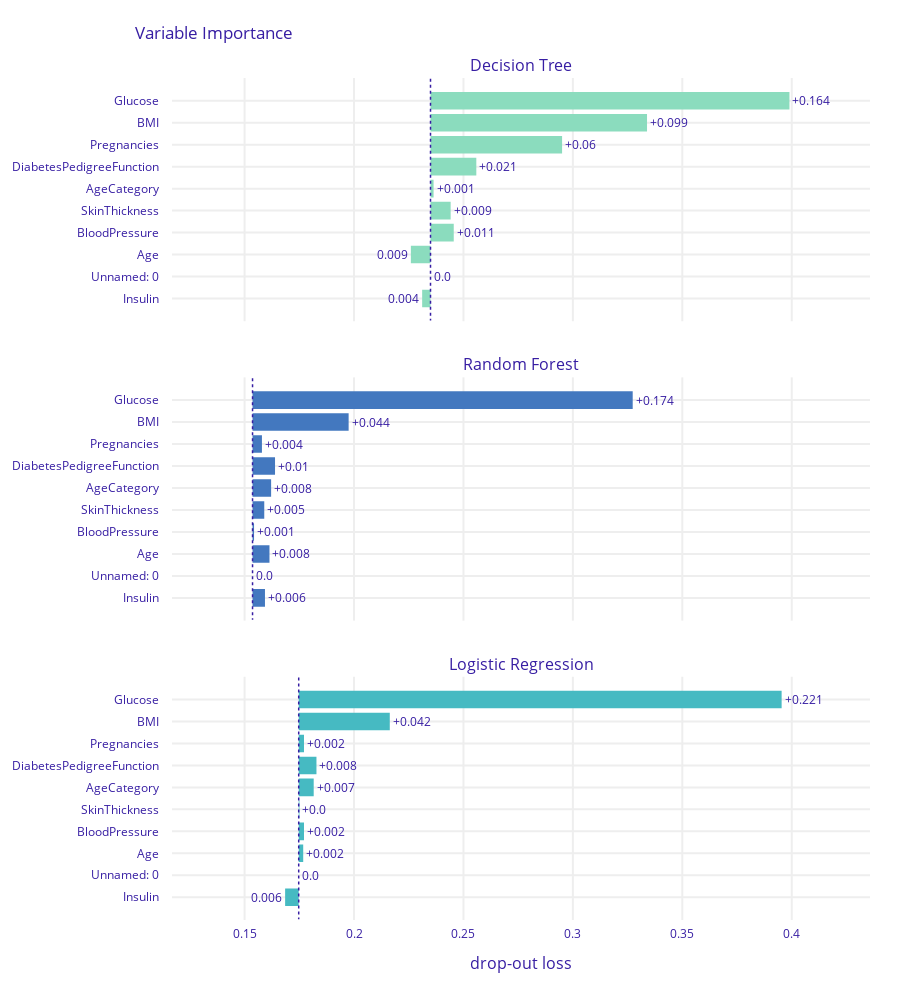

Notebook code cell kept with this figure:
### Markdown cell above
# Variable Importance

Measure the importance of each variable in the model using the variable importance function of the explainer

### Code cell
exp_tree.model_parts().plot(
    objects=[exp_forest.model_parts(), exp_logreg.model_parts()])

### Figure 1 — Plotly figure (JSON) as saved in the notebook; plotly's stock layout.template omitted (floating-point values rounded to 4 significant figures)
{"data": [{"base": 0.2349, "hoverinfo": "text", "hoverlabel": {"bgcolor": "rgba(0,0,0,0.8)"}, "hovertext": ["Model: Decision Tree loss after<br>variable: Glucose is permuted: 0.399<br>Drop-out loss change: +0.164", "Model: Decision Tree loss after<br>variable: BMI is permuted: 0.334<br>Drop-out loss change: +0.099", "Model: Decision Tree loss after<br>variable: Pregnancies is permuted: 0.295<br>Drop-out loss change: +0.06", "Model: Decision Tree loss after<br>variable: DiabetesPedigreeFunction is permuted: 0.256<br>Drop-out loss change: +0.021", "Model: Decision Tree loss after<br>variable: AgeCategory is permuted: 0.236<br>Drop-out loss change: +0.001", "Model: Decision Tree loss after<br>variable: SkinThickness is permuted: 0.244<br>Drop-out loss change: +0.009", "Model: Decision Tree loss after<br>variable: BloodPressure is permuted: 0.246<br>Drop-out loss change: +0.011", "Model: Decision Tree loss after<br>variable: Age is permuted: 0.226<br>Drop-out loss change: -0.009", "Model: Decision Tree loss after<br>variable: Unnamed: 0 is permuted: 0.235<br>Drop-out loss change: -0.0", "Model: Decision Tree loss after<br>variable: Insulin is permuted: 0.231<br>Drop-out loss change: -0.004"], "marker": {"color": "#8bdcbe"}, "orientation": "h", "showlegend": false, "text": ["+0.164", "+0.099", "+0.06", "+0.021", "+0.001", "+0.009", "+0.011", "0.009", "0.0", "0.004"], "textposition": "outside", "type": "bar", "x": [0.164, 0.09894, 0.06012, 0.02093, 0.001406, 0.009205, 0.01062, -0.008979, 0, -0.003814], "xaxis": "x", "y": ["Glucose", "BMI", "Pregnancies", "DiabetesPedigreeFunction", "AgeCategory", "SkinThickness", "BloodPressure", "Age", "Unnamed: 0", "Insulin"], "yaxis": "y"}, {"base": 0.1536, "hoverinfo": "text", "hoverlabel": {"bgcolor": "rgba(0,0,0,0.8)"}, "hovertext": ["Model: Random Forest loss after<br>variable: Glucose is permuted: 0.327<br>Drop-out loss change: +0.174", "Model: Random Forest loss after<br>variable: BMI is permuted: 0.198<br>Drop-out loss change: +0.044", "Model: Random Forest loss after<br>variable: Pregnancies is permuted: 0.158<br>Drop-out loss change: +0.004", "Model: Random Forest loss after<br>variable: DiabetesPedigreeFunction is permuted: 0.164<br>Drop-out loss change: +0.01", "Model: Random Forest loss after<br>variable: AgeCategory is permuted: 0.162<br>Drop-out loss change: +0.008", "Model: Random Forest loss after<br>variable: SkinThickness is permuted: 0.159<br>Drop-out loss change: +0.005", "Model: Random Forest loss after<br>variable: BloodPressure is permuted: 0.154<br>Drop-out loss change: +0.001", "Model: Random Forest loss after<br>variable: Age is permuted: 0.161<br>Drop-out loss change: +0.008", "Model: Random Forest loss after<br>variable: Unnamed: 0 is permuted: 0.154<br>Drop-out loss change: -0.0", "Model: Random Forest loss after<br>variable: Insulin is permuted: 0.159<br>Drop-out loss change: +0.006"], "marker": {"color": "#4378bf"}, "orientation": "h", "showlegend": false, "text": ["+0.174", "+0.044", "+0.004", "+0.01", "+0.008", "+0.005", "+0.001", "+0.008", "0.0", "+0.006"], "textposition": "outside", "type": "bar", "x": [0.1737, 0.04391, 0.004291, 0.01028, 0.008493, 0.005355, 0.0006852, 0.007735, 0, 0.00568], "xaxis": "x2", "y": ["Glucose", "BMI", "Pregnancies", "DiabetesPedigreeFunction", "AgeCategory", "SkinThickness", "BloodPressure", "Age", "Unnamed: 0", "Insulin"], "yaxis": "y2"}, {"base": 0.1747, "hoverinfo": "text", "hoverlabel": {"bgcolor": "rgba(0,0,0,0.8)"}, "hovertext": ["Model: Logistic Regression loss after<br>variable: Glucose is permuted: 0.395<br>Drop-out loss change: +0.221", "Model: Logistic Regression loss after<br>variable: BMI is permuted: 0.216<br>Drop-out loss change: +0.042", "Model: Logistic Regression loss after<br>variable: Pregnancies is permuted: 0.177<br>Drop-out loss change: +0.002", "Model: Logistic Regression loss after<br>variable: DiabetesPedigreeFunction is permuted: 0.183<br>Drop-out loss change: +0.008", "Model: Logistic Regression loss after<br>variable: AgeCategory is permuted: 0.182<br>Drop-out loss change: +0.007", "Model: Logistic Regression loss after<br>variable: SkinThickness is permuted: 0.175<br>Drop-out loss change: +0.0", "Model: Logistic Regression loss after<br>variable: BloodPressure is permuted: 0.177<br>Drop-out loss change: +0.002", "Model: Logistic Regression loss after<br>variable: Age is permuted: 0.177<br>Drop-out loss change: +0.002", "Model: Logistic Regression loss after<br>variable: Unnamed: 0 is permuted: 0.175<br>Drop-out loss change: -0.0", "Model: Logistic Regression loss after<br>variable: Insulin is permuted: 0.169<br>Drop-out loss change: -0.006"], "marker": {"color": "#46bac2"}, "orientation": "h", "showlegend": false, "text": ["+0.221", "+0.042", "+0.002", "+0.008", "+0.007", "+0.0", "+0.002", "+0.002", "0.0", "0.006"], "textposition": "outside", "type": "bar", "x": [0.2207, 0.04162, 0.002416, 0.008114, 0.006852, 0.0003246, 0.002416, 0.002056, 0, -0.006203], "xaxis": "x3", "y": ["Glucose", "BMI", "Pregnancies", "DiabetesPedigreeFunction", "AgeCategory", "SkinThickness", "BloodPressure", "Age", "Unnamed: 0", "Insulin"], "yaxis": "y3"}], "layout": {"annotations": [{"font": {"size": 16}, "showarrow": false, "text": "Decision Tree", "x": 0.5, "xanchor": "center", "xref": "paper", "y": 1, "yanchor": "bottom", "yref": "paper"}, {"font": {"size": 16}, "showarrow": false, "text": "Random Forest", "x": 0.5, "xanchor": "center", "xref": "paper", "y": 0.6444, "yanchor": "bottom", "yref": "paper"}, {"font": {"size": 16}, "showarrow": false, "text": "Logistic Regression", "x": 0.5, "xanchor": "center", "xref": "paper", "y": 0.2889, "yanchor": "bottom", "yref": "paper"}, {"font": {"size": 16}, "showarrow": false, "text": "drop-out loss", "x": 0.5, "xanchor": "center", "xref": "paper", "y": 0, "yanchor": "top", "yref": "paper", "yshift": -30}], "font": {"color": "#371ea3"}, "height": 991, "margin": {"b": 71, "r": 30, "t": 78}, "shapes": [{"line": {"color": "#371ea3", "dash": "dot", "width": 1.5}, "type": "line", "x0": 0.2349, "x1": 0.2349, "xref": "x", "y0": -1, "y1": 10, "yref": "y"}, {"line": {"color": "#371ea3", "dash": "dot", "width": 1.5}, "type": "line", "x0": 0.1536, "x1": 0.1536, "xref": "x2", "y0": -1, "y1": 10, "yref": "y2"}, {"line": {"color": "#371ea3", "dash": "dot", "width": 1.5}, "type": "line", "x0": 0.1747, "x1": 0.1747, "xref": "x3", "y0": -1, "y1": 10, "yref": "y3"}], "title": {"text": "Variable Importance", "x": 0.15}, "xaxis": {"anchor": "y", "automargin": true, "domain": [0, 1], "fixedrange": true, "gridwidth": 2, "matches": "x3", "range": [0.1168, 0.4358], "showticklabels": false, "tickcolor": "white", "ticklen": 3, "ticks": "outside", "type": "linear", "zeroline": false}, "xaxis2": {"anchor": "y2", "automargin": true, "domain": [0, 1], "fixedrange": true, "gridwidth": 2, "matches": "x3", "range": [0.1168, 0.4358], "showticklabels": false, "tickcolor": "white", "ticklen": 3, "ticks": "outside", "type": "linear", "zeroline": false}, "xaxis3": {"anchor": "y3", "automargin": true, "domain": [0, 1], "fixedrange": true, "gridwidth": 2, "range": [0.1168, 0.4358], "tickcolor": "white", "ticklen": 3, "ticks": "outside", "type": "linear", "zeroline": false}, "yaxis": {"anchor": "x", "automargin": true, "autorange": "reversed", "domain": [0.7111, 1], "fixedrange": true, "gridwidth": 2, "tickcolor": "white", "ticklen": 10, "ticks": "outside", "type": "category"}, "yaxis2": {"anchor": "x2", "automargin": true, "autorange": "reversed", "domain": [0.3556, 0.6444], "fixedrange": true, "gridwidth": 2, "tickcolor": "white", "ticklen": 10, "ticks": "outside", "type": "category"}, "yaxis3": {"anchor": "x3", "automargin": true, "autorange": "reversed", "domain": [0, 0.2889], "fixedrange": true, "gridwidth": 2, "tickcolor": "white", "ticklen": 10, "ticks": "outside", "type": "category"}}}
